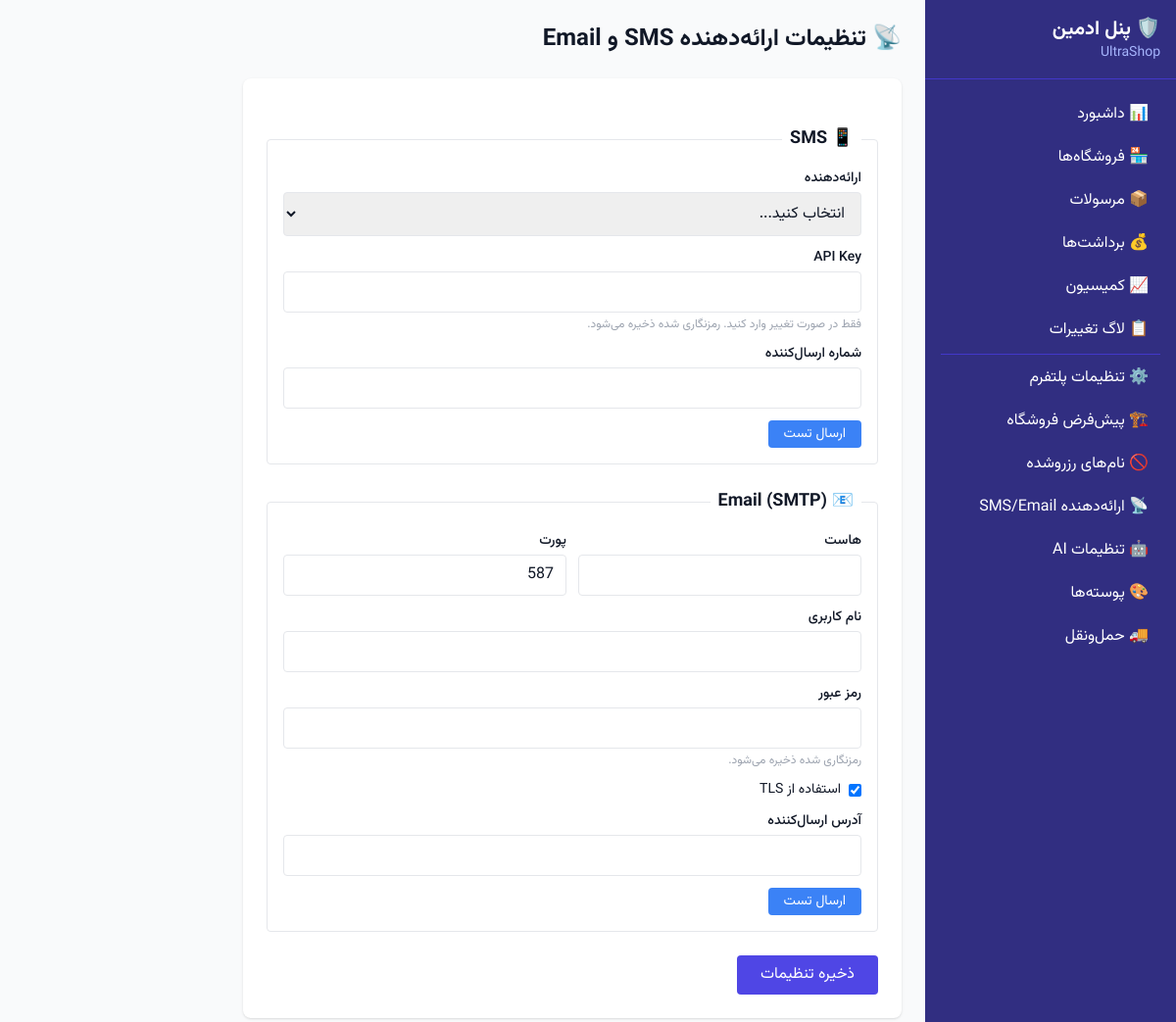
The app's page /platform/settings/providers/ (signed in) with its own data.
### core/models.py (models this page shows, shortened)
class PlatformSettings(models.Model):
    name = models.CharField(max_length=200, default="UltraShop")
    support_email = models.EmailField(default="support@ultra-shop.com")
    terms_url = models.URLField(blank=True, default="")
    privacy_url = models.URLField(blank=True, default="")
    logo = models.ImageField(upload_to="platform/", blank=True, null=True)
    favicon = models.ImageField(upload_to="platform/", blank=True, null=True)
    default_timezone = models.CharField(max_length=50, default="Asia/Tehran")
    default_currency = models.CharField(max_length=10, default="IRR")
    default_guest_checkout = models.BooleanField(default=True)
    reserved_usernames = models.JSONField(
        default=list,
        blank=True,
        help_text="JSON array of reserved subdomain names",
    )
    sms_provider = models.CharField(max_length=50, blank=True, default="")
    sms_api_key_encrypted = models.TextField(blank=True, default="")
    sms_sender = models.CharField(max_length=30, blank=True, default="")
    email_host = models.CharField(max_length=200, blank=True, default="")
    email_port = models.PositiveIntegerField(default=587)
    email_username = models.CharField(max_length=200, blank=True, default="")
    email_password_encrypted = models.TextField(blank=True, default="")
    email_use_tls = models.BooleanField(default=True)
    email_from = models.EmailField(blank=True, default="")
    shipping_enabled = models.BooleanField(default=True)
    openai_api_key_encrypted = models.TextField(blank=True, default="")
    anthropic_api_key_encrypted = models.TextField(blank=True, default="")
    vision_model = models.CharField(max_length=80, default="gpt-4o")
    text_model = models.CharField(max_length=80, default="gpt-4o-mini")
    image_gen_model = models.CharField(max_length=80, default="flux")
    ai_enabled = models.BooleanField(default=False)
    rate_limit_per_store_daily = models.PositiveIntegerField(default=50)
    class Meta:
        db_table = "platform_settings"
        verbose_name_plural = "Platform Settings"
    @classmethod
    def load(cls):
        obj, _ = cls.objects.get_or_create(pk=1)
        return obj

### platform_admin/views.py (the view, shortened to what this page needs)
# urls.py: path("settings/providers/", views.ProviderConfigView.as_view(), name="provider-config"),
class ProviderConfigView(PlatformAdminMixin, TemplateView):
    template_name = "platform_admin/provider_config.html"
    def get_context_data(self, **kwargs):
        ctx = super().get_context_data(**kwargs)
        ps = PlatformSettings.load()
        ctx["settings"] = ps
        ctx["sms_api_key_set"] = bool(ps.sms_api_key_encrypted)
        ctx["email_password_set"] = bool(ps.email_password_encrypted)
        return ctx

### core/context_processors.py (called while the page is built)
def platform_settings(request):
    try:
        ps = PlatformSettings.load()
    except Exception:
        ps = None
    return {"platform_settings": ps}

### platform_admin/views.py (called while the page is built)
    def test_func(self):
        return self.request.user.groups.filter(name="PlatformAdmin").exists() or self.request.user.is_superuser

### templates/platform_admin/provider_config.html (shortened to what this page needs)
{% extends "platform_admin/base.html" %}
{% block content %}
<h2 class="text-2xl font-bold mb-6">📡 تنظیمات ارائه‌دهنده SMS و Email</h2>
<form method="post" class="bg-white rounded-lg shadow p-6 max-w-2xl space-y-6">
    <fieldset class="border rounded p-4">
        <legend class="text-lg font-semibold px-2">📱 SMS</legend>
        <div class="space-y-3">
            <div>
                <label class="block text-sm font-medium mb-1">ارائه‌دهنده</label>
                <select name="sms_provider" class="w-full border rounded px-3 py-2">
                    <option value="">انتخاب کنید...</option>
                </select>
            </div>
            <div>
                <label class="block text-sm font-medium mb-1">API Key</label>
                <input type="password" name="sms_api_key" placeholder="{% if sms_api_key_set %}(تنظیم شده){% endif %}"
                       class="w-full border rounded px-3 py-2">
                <p class="text-xs text-gray-400 mt-1">فقط در صورت تغییر وارد کنید. رمزنگاری شده ذخیره می‌شود.</p>
            </div>
            <div>
                <label class="block text-sm font-medium mb-1">شماره ارسال‌کننده</label>
                <input type="text" name="sms_sender" value="{{ settings.sms_sender }}" class="w-full border rounded px-3 py-2">
            </div>
            <button type="button" onclick="testSMS()" class="bg-blue-500 text-white px-4 py-1 rounded text-sm hover:bg-blue-600">
                ارسال تست
            </button>
        </div>
    </fieldset>
    <fieldset class="border rounded p-4">
        <legend class="text-lg font-semibold px-2">📧 Email (SMTP)</legend>
        <div class="space-y-3">
            <div class="grid grid-cols-2 gap-3">
                <div>
                    <label class="block text-sm font-medium mb-1">هاست</label>
                    <input type="text" name="email_host" value="{{ settings.email_host }}" class="w-full border rounded px-3 py-2">
                </div>
                <div>
                    <label class="block text-sm font-medium mb-1">پورت</label>
                    <input type="number" name="email_port" value="{{ settings.email_port }}" class="w-full border rounded px-3 py-2">
                </div>
            </div>
            <div>
                <label class="block text-sm font-medium mb-1">نام کاربری</label>
                <input type="text" name="email_username" value="{{ settings.email_username }}" class="w-full border rounded px-3 py-2">
            </div>
            <div>
                <label class="block text-sm font-medium mb-1">رمز عبور</label>
                <input type="password" name="email_password" placeholder="{% if email_password_set %}(تنظیم شده){% endif %}"
                       class="w-full border rounded px-3 py-2">
                <p class="text-xs text-gray-400 mt-1">رمزنگاری شده ذخیره می‌شود.</p>
            </div>
            <div class="flex items-center gap-2">
                <input type="checkbox" name="email_use_tls" id="tls" {% if settings.email_use_tls %}checked{% endif %}>
                <label for="tls" class="text-sm">استفاده از TLS</label>
            </div>
            <div>
                <label class="block text-sm font-medium mb-1">آدرس ارسال‌کننده</label>
                <input type="email" name="email_from" value="{{ settings.email_from }}" class="w-full border rounded px-3 py-2">
            </div>
            <button type="button" onclick="testEmail()" class="bg-blue-500 text-white px-4 py-1 rounded text-sm hover:bg-blue-600">
                ارسال تست
            </button>
        </div>
    </fieldset>
    <button type="submit" class="bg-indigo-600 text-white px-6 py-2 rounded hover:bg-indigo-700">ذخیره تنظیمات</button>
</form>
{% endblock %}

### templates/platform_admin/base.html (shortened to what this page needs)
{% extends "base.html" %}
{% block body %}
<div class="flex min-h-screen">
    <aside class="w-64 bg-indigo-900 text-white flex-shrink-0">
        <div class="p-4 border-b border-indigo-700">
            <h1 class="text-xl font-bold">🛡️ پنل ادمین</h1>
            <p class="text-indigo-300 text-sm">{{ platform_settings.name|default:"UltraShop" }}</p>
        </div>
        <nav class="p-4 space-y-1">
            <a href="{% url 'platform_admin:dashboard' %}" class="block px-3 py-2 rounded hover:bg-indigo-800">📊 داشبورد</a>
            <a href="{% url 'platform_admin:store-list' %}" class="block px-3 py-2 rounded hover:bg-indigo-800">🏪 فروشگاه‌ها</a>
            <a href="{% url 'platform_admin:shipment-list' %}" class="block px-3 py-2 rounded hover:bg-indigo-800">📦 مرسولات</a>
            <a href="{% url 'platform_admin:payout-list' %}" class="block px-3 py-2 rounded hover:bg-indigo-800">💰 برداشت‌ها</a>
            <a href="{% url 'platform_admin:commission-report' %}" class="block px-3 py-2 rounded hover:bg-indigo-800">📈 کمیسیون</a>
            <a href="{% url 'platform_admin:audit-log' %}" class="block px-3 py-2 rounded hover:bg-indigo-800">📋 لاگ تغییرات</a>
            <hr class="border-indigo-700 my-2">
            <a href="{% url 'platform_admin:settings' %}" class="block px-3 py-2 rounded hover:bg-indigo-800">⚙️ تنظیمات پلتفرم</a>
            <a href="{% url 'platform_admin:default-settings' %}" class="block px-3 py-2 rounded hover:bg-indigo-800">🏗️ پیش‌فرض‌ فروشگاه</a>
            <a href="{% url 'platform_admin:reserved-usernames' %}" class="block px-3 py-2 rounded hover:bg-indigo-800">🚫 نام‌های رزروشده</a>
            <a href="{% url 'platform_admin:provider-config' %}" class="block px-3 py-2 rounded hover:bg-indigo-800">📡 ارائه‌دهنده SMS/Email</a>
            <a href="{% url 'platform_admin:ai-settings' %}" class="block px-3 py-2 rounded hover:bg-indigo-800">🤖 تنظیمات AI</a>
            <a href="{% url 'platform_admin:theme-preset-list' %}" class="block px-3 py-2 rounded hover:bg-indigo-800">🎨 پوسته‌ها</a>
            <a href="{% url 'platform_admin:carrier-list' %}" class="block px-3 py-2 rounded hover:bg-indigo-800">🚚 حمل‌ونقل</a>
        </nav>
    </aside>
    <main class="flex-1 p-6">
        {% block content %}{% endblock %}
    </main>
</div>
{% endblock %}

### templates/base.html (style rules this page uses)
body { font-family: 'Vazirmatn', Tahoma, sans-serif; }
[dir="rtl"] { direction: rtl; text-align: right; }

### records on screen
PlatformSettings: name "UltraShop", email_port "587", email_use_tls "☑"
